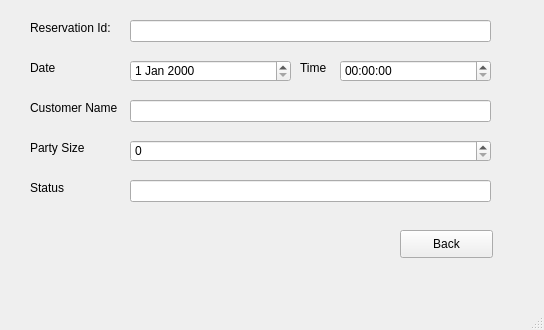
<?xml version="1.0" encoding="UTF-8"?>
<ui version="4.0">
 <class>MainWindow</class>
 <widget class="QMainWindow" name="MainWindow">
  <property name="geometry">
   <rect>
    <x>0</x>
    <y>0</y>
    <width>544</width>
    <height>330</height>
   </rect>
  </property>
  <property name="windowTitle">
   <string>Reservation Status</string>
  </property>
  <widget class="QWidget" name="centralwidget">
   <widget class="QLabel" name="label">
    <property name="geometry">
     <rect>
      <x>30</x>
      <y>60</y>
      <width>55</width>
      <height>16</height>
     </rect>
    </property>
    <property name="text">
     <string>Date</string>
    </property>
   </widget>
   <widget class="QDateEdit" name="dateEdit">
    <property name="geometry">
     <rect>
      <x>130</x>
      <y>60</y>
      <width>161</width>
      <height>22</height>
     </rect>
    </property>
   </widget>
   <widget class="QLabel" name="label_2">
    <property name="geometry">
     <rect>
      <x>300</x>
      <y>60</y>
      <width>55</width>
      <height>16</height>
     </rect>
    </property>
    <property name="text">
     <string>Time</string>
    </property>
   </widget>
   <widget class="QTimeEdit" name="timeEdit">
    <property name="geometry">
     <rect>
      <x>340</x>
      <y>60</y>
      <width>151</width>
      <height>22</height>
     </rect>
    </property>
   </widget>
   <widget class="QLabel" name="label_3">
    <property name="geometry">
     <rect>
      <x>30</x>
      <y>100</y>
      <width>101</width>
      <height>16</height>
     </rect>
    </property>
    <property name="text">
     <string>Customer Name</string>
    </property>
   </widget>
   <widget class="QLineEdit" name="customerNameLine">
    <property name="geometry">
     <rect>
      <x>130</x>
      <y>100</y>
      <width>361</width>
      <height>22</height>
     </rect>
    </property>
   </widget>
   <widget class="QLabel" name="label_4">
    <property name="geometry">
     <rect>
      <x>30</x>
      <y>140</y>
      <width>71</width>
      <height>16</height>
     </rect>
    </property>
    <property name="text">
     <string>Party Size</string>
    </property>
   </widget>
   <widget class="QSpinBox" name="spinBox">
    <property name="geometry">
     <rect>
      <x>130</x>
      <y>140</y>
      <width>361</width>
      <height>22</height>
     </rect>
    </property>
   </widget>
   <widget class="QPushButton" name="backButton">
    <property name="geometry">
     <rect>
      <x>400</x>
      <y>230</y>
      <width>93</width>
      <height>28</height>
     </rect>
    </property>
    <property name="text">
     <string>Back</string>
    </property>
   </widget>
   <widget class="QLabel" name="label_5">
    <property name="geometry">
     <rect>
      <x>30</x>
      <y>20</y>
      <width>101</width>
      <height>16</height>
     </rect>
    </property>
    <property name="text">
     <string>Reservation Id:</string>
    </property>
   </widget>
   <widget class="QLineEdit" name="reservationIdLine">
    <property name="geometry">
     <rect>
      <x>130</x>
      <y>20</y>
      <width>361</width>
      <height>22</height>
     </rect>
    </property>
   </widget>
   <widget class="QLabel" name="label_6">
    <property name="geometry">
     <rect>
      <x>30</x>
      <y>180</y>
      <width>101</width>
      <height>16</height>
     </rect>
    </property>
    <property name="text">
     <string>Status</string>
    </property>
   </widget>
   <widget class="QLineEdit" name="statusLine">
    <property name="geometry">
     <rect>
      <x>130</x>
      <y>180</y>
      <width>361</width>
      <height>22</height>
     </rect>
    </property>
   </widget>
  </widget>
  <widget class="QMenuBar" name="menubar">
   <property name="geometry">
    <rect>
     <x>0</x>
     <y>0</y>
     <width>544</width>
     <height>26</height>
    </rect>
   </property>
  </widget>
  <widget class="QStatusBar" name="statusbar"/>
 </widget>
 <resources/>
 <connections/>
</ui>
